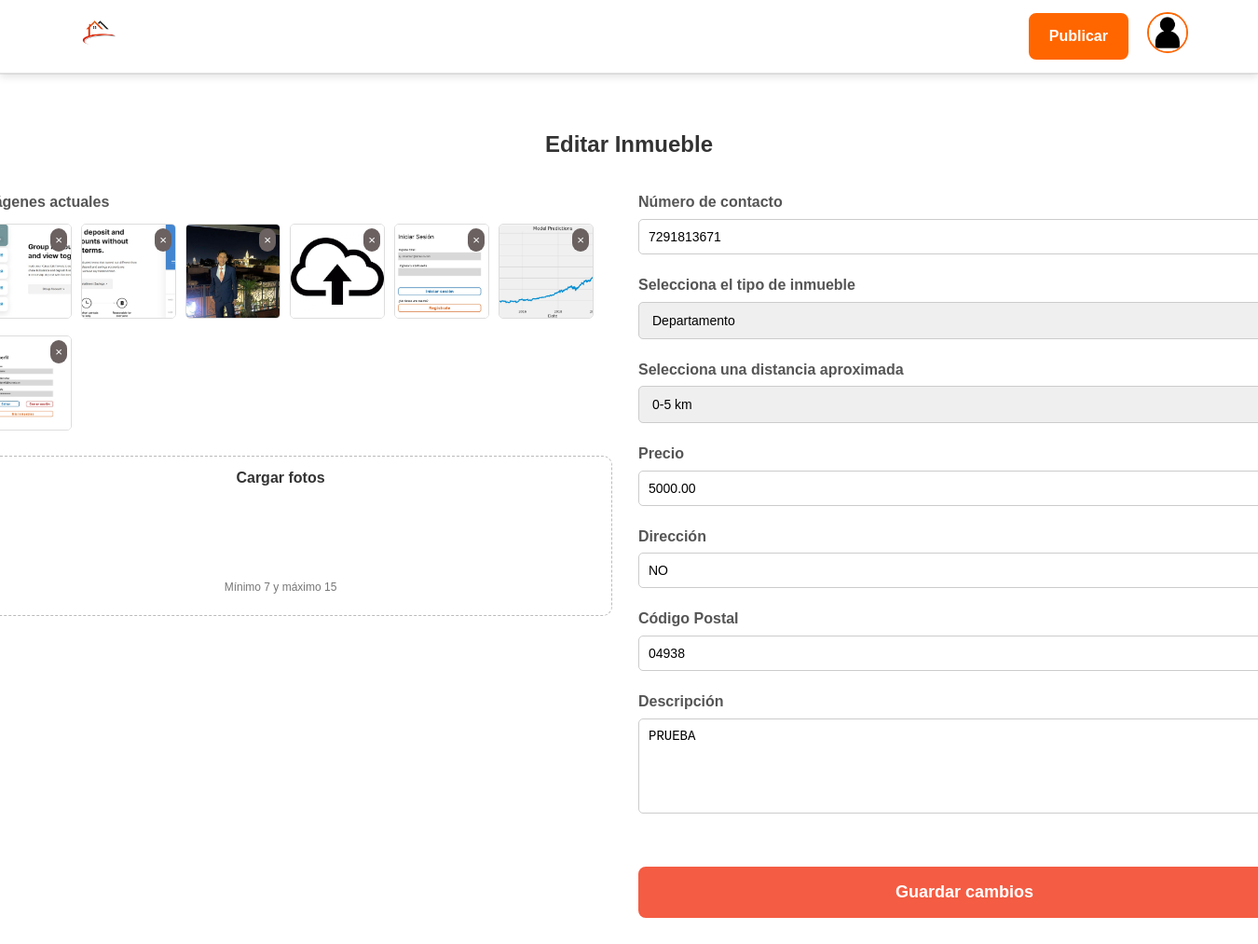
The app's page /editar-inmueble/23/ (signed in) with its own data.
### listings/models.py (models this page shows, shortened)
class ImagenInmueble(models.Model):
    inmueble = models.ForeignKey(Inmueble, related_name='imagenes', on_delete=models.CASCADE)
    imagen = models.ImageField(upload_to='inmuebles/imagenes/')

class Inmueble(models.Model):
    TIPOS_INMUEBLE = [
        ('Departamento', 'Departamento'),
        ('Casa', 'Casa'),
        ('Cuarto', 'Cuarto'),
    ]
    DISTANCIAS = [
        ('0-5 km', '0-5 km'),
        ('5-10 km', '5-10 km'),
        ('10-15 km', '10-15 km'),
    ]
    ESTADOS = [
        ('disponible', 'Disponible'),
        ('rentado', 'Rentado')  # Rentado también cubrirá "reservado"
    ]
    estado = models.CharField(max_length=20, choices=ESTADOS, default='disponible')
    usuario = models.ForeignKey(User, on_delete=models.CASCADE, related_name='inmuebles')
    tipo_inmueble = models.CharField(max_length=50, choices=TIPOS_INMUEBLE)
    distancia = models.CharField(max_length=50, choices=DISTANCIAS)
    direccion = models.CharField(max_length=255)
    codigo_postal = models.CharField(max_length=10)
    descripcion = models.TextField()
    precio = models.DecimalField(max_digits=10, decimal_places=2)
    numero_contacto = models.CharField(max_length=15)
    calificacion = models.DecimalField(max_digits=3, decimal_places=2, null=True, blank=True)
    arrendador = models.ForeignKey(User, on_delete=models.SET_NULL, null=True, blank=True, related_name="arrendados")
    arrendatario = models.ForeignKey(User, on_delete=models.SET_NULL, null=True, blank=True, related_name="alquileres")
    usuario = models.ForeignKey(settings.AUTH_USER_MODEL, on_delete=models.CASCADE)

### listings/views.py (the view)
# urls.py: path('editar-inmueble/<int:inmueble_id>/', views.editar_inmueble, name='editar_inmueble'),
@login_required
def editar_inmueble(request, inmueble_id):
    inmueble = get_object_or_404(Inmueble, id=inmueble_id)
    if request.user != inmueble.usuario:
        return redirect('mis_inmuebles')
    if request.method == 'POST':
        inmueble_form = InmuebleForm(request.POST, instance=inmueble, files=request.FILES)
        if inmueble_form.is_valid():
            inmueble_form.save()
            imagenes = request.FILES.getlist('imagenes')
            for imagen in imagenes:
                ImagenInmueble.objects.create(inmueble=inmueble, imagen=imagen)
            return redirect('mis_inmuebles')
    else:
        inmueble_form = InmuebleForm(instance=inmueble)
    return render(request, 'editar_inmueble.html', {
        'inmueble_form': inmueble_form,
        'inmueble': inmueble
    })

### listings/forms.py
class InmuebleForm(forms.ModelForm):
    class Meta:
        model = Inmueble
        fields = ['tipo_inmueble', 'distancia', 'direccion', 'codigo_postal', 'descripcion', 'precio', 'numero_contacto']
        widgets = {
            'tipo_inmueble': forms.Select(attrs={'class': 'form-control'}),
            'distancia': forms.Select(attrs={'class': 'form-control'}),
            'direccion': forms.TextInput(attrs={'class': 'form-control'}),
            'codigo_postal': forms.TextInput(attrs={'class': 'form-control'}),
            'descripcion': forms.Textarea(attrs={'class': 'form-control'}),
            'precio': forms.NumberInput(attrs={'class': 'form-control'}),
            'numero_contacto': forms.TextInput(attrs={'class': 'form-control'}),
        }

### listings/templates/editar_inmueble.html (shortened to what this page needs)
{% extends 'base.html' %}
{% load static %}
{% block extra_css %}
<link rel="stylesheet" href="{% static 'css/editar_inmueble.css' %}">
{% endblock %}
{% block content %}
<div class="editar-inmueble-container">
    <h1>Editar Inmueble</h1>
    <form method="post" enctype="multipart/form-data" id="edit-inmueble-form">
        <div class="form-section">
            <div class="left-column">
                <div class="form-group">
                    <label for="imagenes">Imágenes actuales</label>
                    <div class="image-preview" id="current-image-preview">
                        {% for imagen in inmueble.imagenes.all %}
                            <div class="image-preview-item" id="imagen-{{ imagen.id }}">
                                <img src="{{ imagen.imagen.url }}" alt="Imagen del inmueble">
                                <button type="button" class="remove-image" onclick="removeImage({{ imagen.id }})">&times;</button>
                            </div>
                        {% endfor %}
                    </div>
                </div>
                <div class="form-group">
                    <div class="form-control-file">
                    </div>
                </div>
            </div>
            <div class="right-column">
                <div class="form-group">
                    <label for="numero_contacto">Número de contacto</label>
                    <input type="text" name="numero_contacto" class="form-control" value="{{ inmueble.numero_contacto }}" required>
                </div>
                <div class="form-group">
                    <label for="tipo_inmueble">Selecciona el tipo de inmueble</label>
                    <select name="tipo_inmueble" class="form-control" required>
                        <option value="Departamento" {% if inmueble.tipo_inmueble == 'Departamento' %}selected{% endif %}>Departamento</option>
                    </select>
                </div>
                <div class="form-group">
                    <label for="distancia">Selecciona una distancia aproximada</label>
                    <select name="distancia" class="form-control" required>
                        <option value="0-5 km" {% if inmueble.distancia == '0-5 km' %}selected{% endif %}>0-5 km</option>
                    </select>
                </div>
                <div class="form-group">
                    <label for="precio">Precio</label>
                    <input type="number" name="precio" class="form-control" placeholder="MXN" value="{{ inmueble.precio }}" required>
                </div>
                <div class="form-group">
                    <label for="direccion">Dirección</label>
                    <input type="text" name="direccion" class="form-control" placeholder="Calle, Colonia, No" value="{{ inmueble.direccion }}" required>
                </div>
                <div class="form-group">
                    <label for="codigo_postal">Código Postal</label>
                    <input type="text" name="codigo_postal" class="form-control" value="{{ inmueble.codigo_postal }}" required>
                </div>
                <div class="form-group">
                    <label for="descripcion">Descripción</label>
                    <textarea name="descripcion" class="form-control" rows="5" required>{{ inmueble.descripcion }}</textarea>
                </div>
            </div>
        </div>
        <div class="submit-button">
            <button type="submit">Guardar cambios</button>
        </div>
    </form>
</div>
{% endblock %}

### static/css/styles.css (style rules this page uses)
body { font-family: 'Arial', sans-serif; margin: 0; padding: 0; background-color: #f4f4f4; color: #333; line-height: 1.6; box-sizing: border-box; padding-top: 80px; }

### static/css/editar_inmueble.css (style rules this page uses)
body { font-family: Arial, sans-serif; margin: 0; padding: 0; background-color: #f4f4f4; display: flex; justify-content: center; align-items: center; min-height: 100vh; }
.editar-inmueble-container { width: 1400px; background: #fff; padding: 40px; box-shadow: 0 4px 8px rgba(0, 0, 0, 0.2); border-radius: 10px; }
h1 { text-align: center; font-size: 24px; color: #333; margin-bottom: 30px; }
.form-section { display: flex; gap: 20px; }
.left-column, .right-column { flex: 1; }
.form-group { margin-bottom: 20px; }
.form-group label { display: block; font-weight: bold; margin-bottom: 5px; color: #555; }
.form-control, .form-control-file { width: 100%; padding: 10px; font-size: 14px; border: 1px solid #ccc; border-radius: 5px; }
.form-control-file { height: 150px; border: 1px dashed #bbb; text-align: center; font-size: 16px; color: #555; display: flex; align-items: center; justify-content: center; position: relative; top: 0px; left: -30px; border-radius: 10px; }
.form-control-file::before { content: "Cargar fotos"; font-weight: bold; color: #333; position: absolute; top: 10px; font-size: 16px; }
.form-control-file::after { content: "Mínimo 7 y máximo 15"; color: #777; position: absolute; bottom: 20px; font-size: 12px; }
.image-preview { display: flex; gap: 10px; flex-wrap: wrap; margin-top: 10px; }
.image-preview img { width: 100px; height: 100px; object-fit: cover; border: 1px solid #ddd; border-radius: 5px; }
.image-preview-item { position: relative; }
.remove-image { position: absolute; top: 5px; right: 5px; background: #6b6161; color: #fff; border: none; cursor: pointer; padding: 5px; border-radius: 60px; }
.submit-button { text-align: center; margin-top: 30px; }
.submit-button button { background-color: #f45c43; color: #fff; padding: 15px 30px; font-size: 18px; font-weight: bold; border: 2px solid #f45c43; border-radius: 8px; cursor: pointer; width: 50%; transition: all 0.3s; position: relative; top: 0px; left: 360px; }

### records on screen
ImagenInmueble: imagen (picture)
ImagenInmueble: imagen (picture)
ImagenInmueble: imagen (picture)
ImagenInmueble: imagen (placeholder picture)
ImagenInmueble: imagen (picture)
ImagenInmueble: imagen (picture)
ImagenInmueble: imagen (picture)
Inmueble: numero_contacto "7291813671", tipo_inmueble "Departamento", distancia "0-5 km", precio "5000.00", direccion "NO", codigo_postal "04938", descripcion "PRUEBA"
